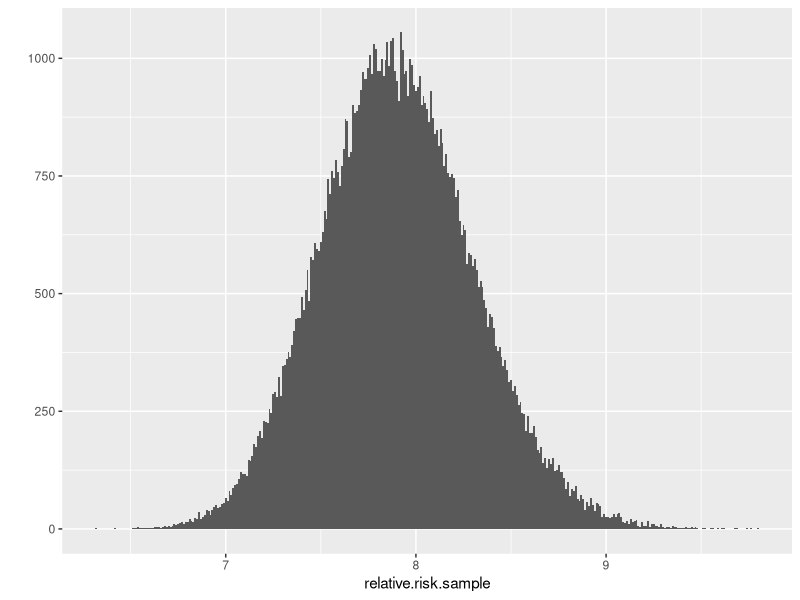
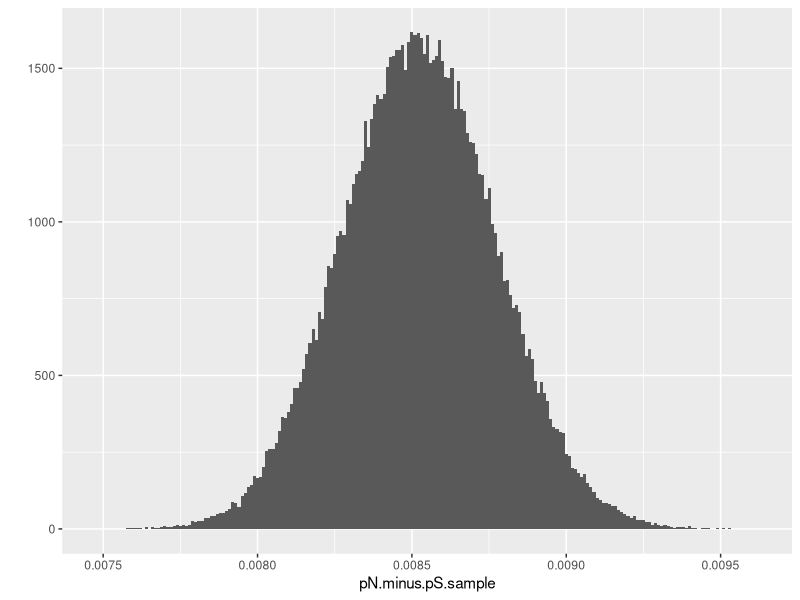
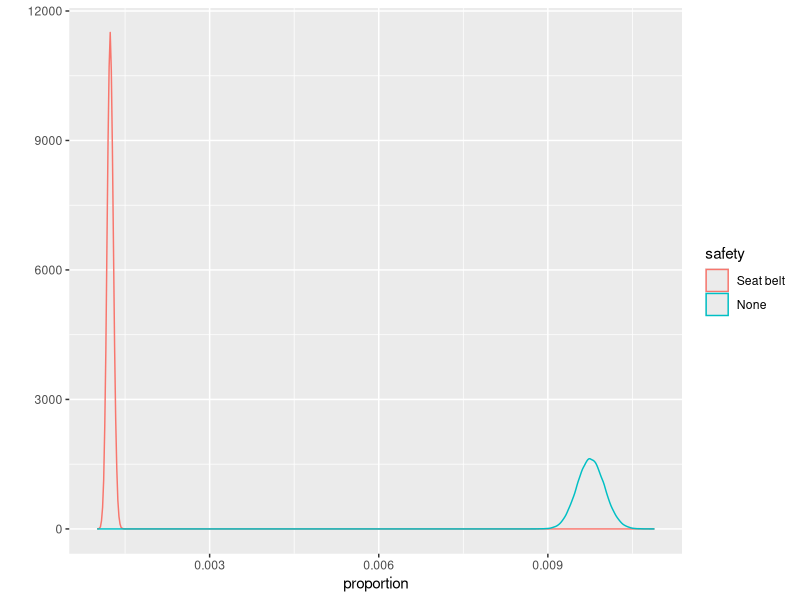

The R source for these figures, in order:

command.arguments <- commandArgs(trailingOnly = TRUE);
output.directory  <- command.arguments[1];

####################################################################################################
setwd(output.directory);
library(LearnBayes);
library(ggplot2);
library(scales);

### 4.8.3(a) #######################################################################################
#
#     g(pN,pS|Data)
#  =  g(pN,pS) * g(Data|pN,pS)
#  =~ 1        * (pN ^ yN) * (1 - pN)^(nN - yN) * (pS ^ yS) * (1 - pS) ^ (nS - yS)
#  =  (pN ^ yN) * (1 - pN)^(nN - yN) * (pS ^ yS) * (1 - pS) ^ (nS - yS)
#  =  pN^(yN+1-1)) * (1 - pN)^(nN - yN + 1 - 1) * pS^(yS+1-1) * (1 - pS) ^ (nS - yS + 1 - 1)
#
#  Next, recall that the probability density of a beta distribution is given by:
#
#  f_{Beta}(x; alpha, beta) =~ x ^ (alpha - 1) * (1-x) ^ (beta - 1)
#
#  Hence, we see that
#    (a)  pN and pS are posteriorly independent,
#    (b)  pN ~ Beta(yN + 1, nN - yN + 1), and
#    (c)  pS ~ Beta(yS + 1, nS - yS + 1), and
#

### 4.8.3(b) #######################################################################################
y.N <-   1601;
z.N <- 162527;
y.S <-    510;
z.S <- 412368;

n.N <- y.N + z.N;
n.S <- y.S + z.S;

sample.size <- 1e+5;
pN.sample   <- rbeta(n = sample.size, shape1 = y.N + 1, shape2 = z.N + 1);
pS.sample   <- rbeta(n = sample.size, shape1 = y.S + 1, shape2 = z.S + 1);

relative.risk.sample <- pN.sample / pS.sample;

### 4.8.3(c) #######################################################################################
png("Fig1_histogram-relative-risk.png");
qplot(x = relative.risk.sample, geom = "histogram", binwidth = 0.01);
dev.off();

quantile(x = relative.risk.sample, probs = c(0.025, 0.5, 0.975));

### 4.8.3(d) #######################################################################################
pN.minus.pS.sample <- pN.sample - pS.sample;

png("Fig2_histogram-pN-minus-pS.png");
qplot(x = pN.minus.pS.sample, geom = "histogram", binwidth = 1e-5);
dev.off();

### 4.8.3(e) #######################################################################################
mean(pN.minus.pS.sample > 0);

####################################################################################################
####################################################################################################
png("Fig3_pN-pS-posterior-distributions.png");
DF.pN <- data.frame(
	proportion = pN.sample,
	safety     = factor(rep('None',length(pN.sample)),levels=c('Seat belt','None'))
	);
DF.pS <- data.frame(
	proportion = pS.sample,
	safety     = factor(rep('Seat belt',length(pN.sample)),levels=c('Seat belt','None'))
	);
DF.temp <- rbind(DF.pN,DF.pS);
qplot(data = DF.temp, x = proportion, colour = safety, geom = "density");
dev.off();

####################################################################################################
contingency.table <- matrix(
	c(y.N,y.S,z.N,z.S),
	nrow     = 2,
	dimnames = list(c("none", "seat.belt"),c("fatal", "non-fatal"))
	);
contingency.table;

fisher.test(contingency.table);
